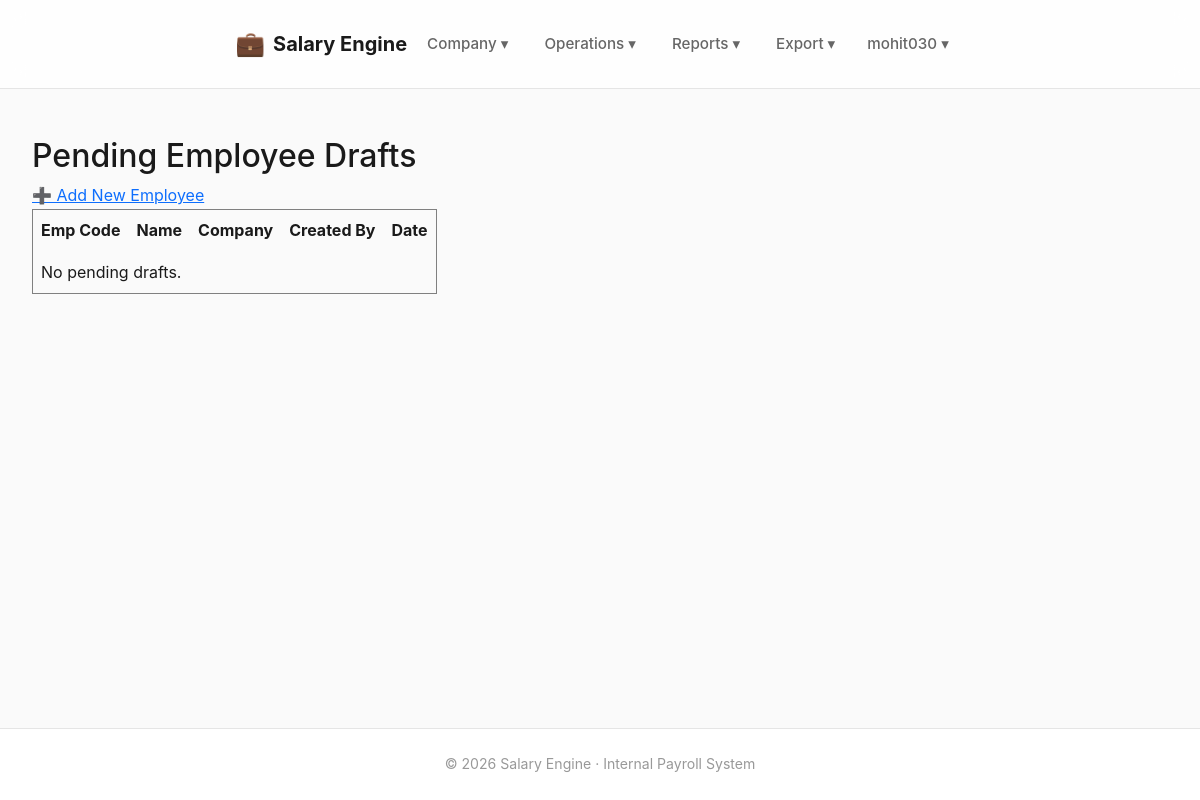
/employees/drafts/ (signed in), run on an earlier commit of the app's database.
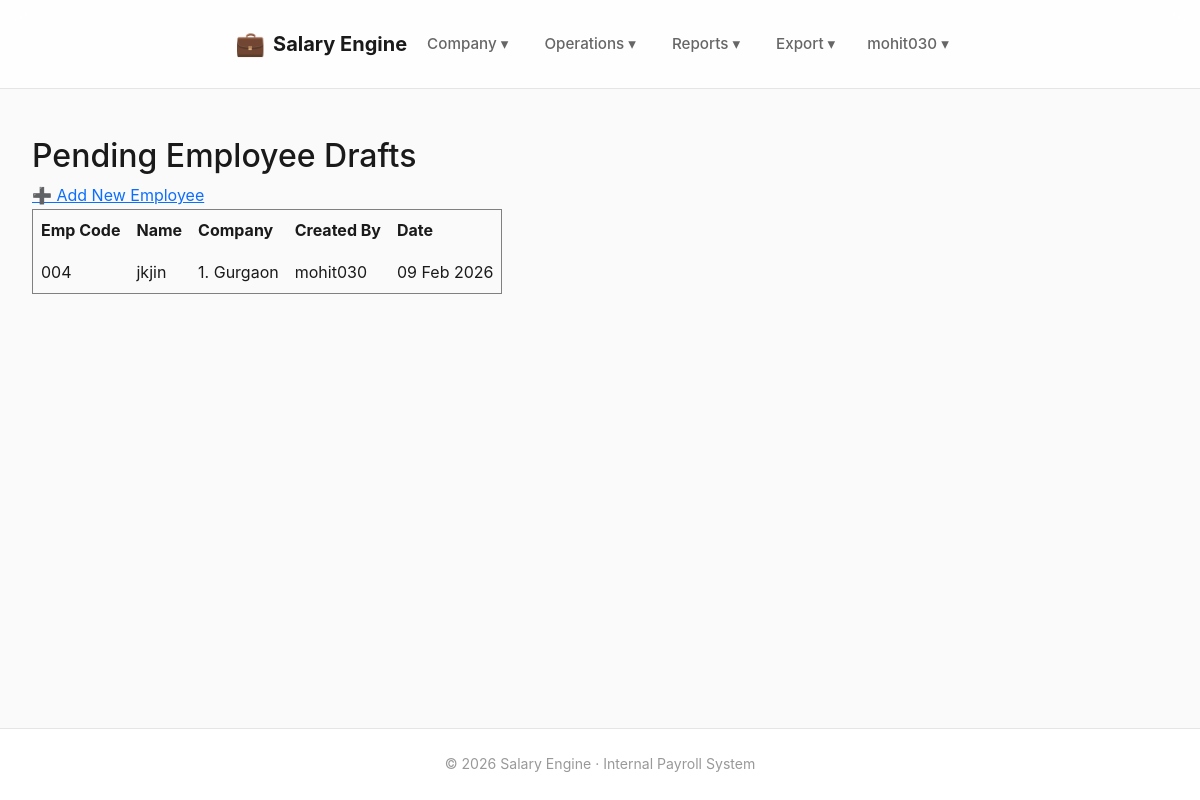
And on a later commit of the database.
### employees/models.py (models this page shows)
class EmployeeDraft(models.Model):
    STATUS_CHOICES = [
        ("PENDING", "Pending Approval"),
        ("APPROVED", "Approved"),
        ("REJECTED", "Rejected"),
    ]
    company = models.ForeignKey(Company, on_delete=models.PROTECT)
    emp_code = models.CharField(max_length=50)
    name = models.CharField(max_length=200)
    father_name = models.CharField(max_length=200, blank=True)
    uan_number = models.CharField(max_length=20, null=True, blank=True)
    esic_number = models.CharField(max_length=20, null=True, blank=True)
    document_number = models.CharField(max_length=50, null=True, blank=True)
    joining_date = models.DateField()
    default_salary = models.DecimalField(
        max_digits=10,
        decimal_places=2,
        null=True,
        blank=True
    )
    created_by = models.ForeignKey(
        User,
        on_delete=models.SET_NULL,
        null=True,
        related_name="employee_drafts"
    )
    status = models.CharField(
        max_length=20,
        choices=STATUS_CHOICES,
        default="PENDING"
    )
    created_at = models.DateTimeField(auto_now_add=True)
    class Meta:
        unique_together = ("company", "emp_code")

### companies/models.py (models this page shows, shortened)
class Company(models.Model):
    organisation = models.ForeignKey(
        Organisation,
        on_delete=models.CASCADE,
        related_name="companies"
    )
    serial_no = models.PositiveIntegerField()
    name = models.CharField(max_length=200)
    address = models.TextField(blank=True)
    gst_number = models.CharField(max_length=15, blank=True, help_text="15-character GSTIN")
    contact_name = models.CharField(max_length=150, blank=True)
    contact_phone = models.CharField(max_length=20, blank=True)
    contact_email = models.EmailField(blank=True)
    is_active = models.BooleanField(default=True)
    class Meta:
        unique_together = ("organisation", "serial_no")
        ordering = ["serial_no"]
    def __str__(self):
        return f"{self.serial_no}. {self.name}"

### employees/views.py (the view)
# urls.py: path("drafts/", views.employee_draft_list, name="employee_draft_list"),
@login_required
def employee_draft_list(request):
    drafts = EmployeeDraft.objects.filter(status="PENDING").order_by("-created_at")
    return render(
        request,
        "employees/employee_draft_list.html",
        {"drafts": drafts}
    )

### dashboard/context_processors.py (called while the page is built)
def approval_badges(request):
    if not request.user.is_authenticated or not request.user.is_staff:
        return {}
    return {
        "approval_badges": {
            "employee_drafts": EmployeeDraft.objects.filter(status="PENDING").count(),
            "employee_changes": EmployeeChangeRequest.objects.filter(status="PENDING").count(),
            "bank_changes": BankChangeRequest.objects.filter(status="PENDING").count(),
        }
    }

### templates/employees/employee_draft_list.html
{% extends "base.html" %}
{% block content %}
<h2>Pending Employee Drafts</h2>
<a href="{% url 'employees:employee_draft_create' %}">
    ➕ Add New Employee
</a>
<table border="1" cellpadding="8" cellspacing="0">
    <tr>
        <th>Emp Code</th>
        <th>Name</th>
        <th>Company</th>
        <th>Created By</th>
        <th>Date</th>
    </tr>
    {% for d in drafts %}
    <tr>
        <td>{{ d.emp_code }}</td>
        <td>{{ d.name }}</td>
        <td>{{ d.company }}</td>
        <td>{{ d.created_by }}</td>
        <td>{{ d.created_at|date:"d M Y" }}</td>
    </tr>
    {% empty %}
    <tr>
        <td colspan="5">No pending drafts.</td>
    </tr>
    {% endfor %}
</table>
{% endblock %}

What changed in the data, as far as the page shows it:
added EmployeeDraft: emp_code "004", name "jkjin", company "1. Gurgaon", created_by "mohit030", created_at "09 Feb 2026"
Also different on the page:
text no longer shown: "No pending drafts."
